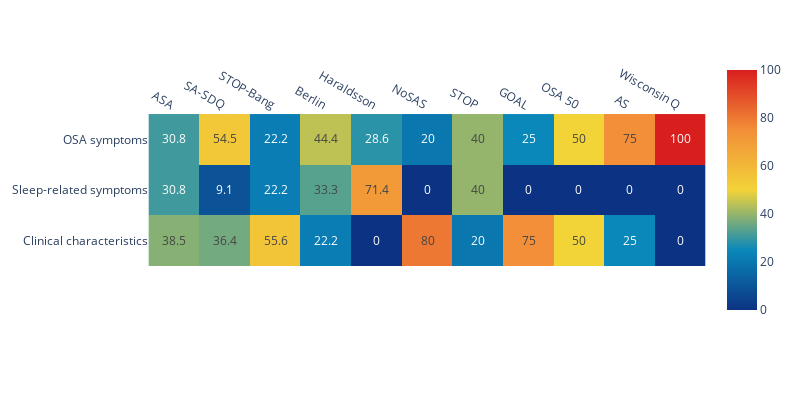

The notebook cell this image was saved under:
### Markdown cell above
## Distribution across the categories of the symptoms measured by each questionnaire
(i.e. same thing as before, but normalized by questionnaire (sum across lines equals 1)).

### Code cell
if df.shape[0] != df['Category'].isnull().sum() : 
  fig = px.imshow(pd.DataFrame(np.round(normalize(cat_per_questionnaire,norm='l1').T*100,1), # for printing text, we round the percentages to 1 decimal
                              columns = cat_per_questionnaire.index,
                              index= cat_per_questionnaire.columns),
                  text_auto=True, # add the text
                  color_continuous_scale= 'Portland'# more color palettes available here : https://plotly.com/python/builtin-colorscales/
  )
  fig.update_xaxes(side="top") # xaxis on top of the figure
  fig.update_layout(
    autosize=False,
    width=800,
    height=400
    )
  #fig.write_image("figure3_heatmap.pdf") # writing the figure in a file
  fig.show() # showing the figure
else : 
  print('No category in this dataframe !')

### Figure 1 — Plotly figure (JSON) as saved in the notebook; plotly's stock layout.template omitted (floating-point values rounded to 4 significant figures)
{"data": [{"coloraxis": "coloraxis", "hovertemplate": "x: %{x}<br>y: %{y}<br>color: %{z}<extra></extra>", "name": "0", "texttemplate": "%{z}", "type": "heatmap", "x": ["ASA", "SA-SDQ", "STOP-Bang", "Berlin", "Haraldsson", "NoSAS", "STOP", "GOAL", "OSA 50", "AS", "Wisconsin Q"], "xaxis": "x", "y": ["OSA symptoms", "Sleep-related symptoms", "Clinical characteristics"], "yaxis": "y", "z": [[30.8, 54.5, 22.2, 44.4, 28.6, 20, 40, 25, 50, 75, 100], [30.8, 9.1, 22.2, 33.3, 71.4, 0, 40, 0, 0, 0, 0], [38.5, 36.4, 55.6, 22.2, 0, 80, 20, 75, 50, 25, 0]]}], "layout": {"autosize": false, "coloraxis": {"colorscale": [[0, "rgb(12,51,131)"], [0.25, "rgb(10,136,186)"], [0.5, "rgb(242,211,56)"], [0.75, "rgb(242,143,56)"], [1, "rgb(217,30,30)"]]}, "height": 400, "margin": {"t": 60}, "width": 800, "xaxis": {"anchor": "y", "constrain": "domain", "domain": [0, 1], "scaleanchor": "y", "side": "top"}, "yaxis": {"anchor": "x", "autorange": "reversed", "constrain": "domain", "domain": [0, 1]}}}
